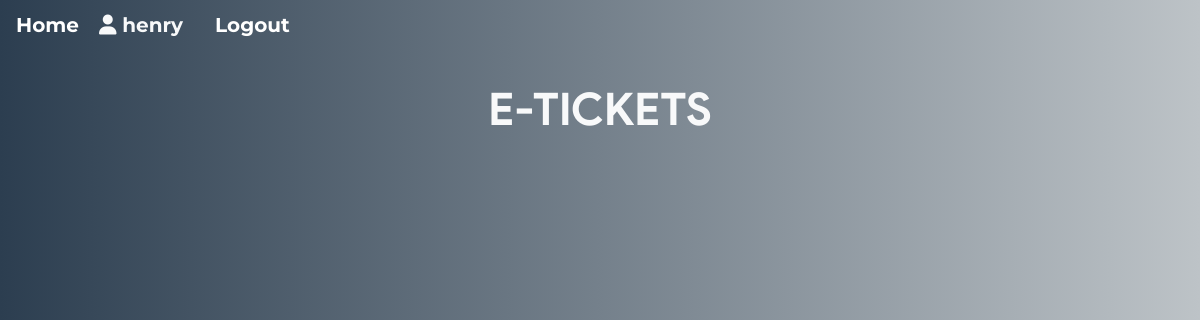
The page /ticket.php (signed in) on the database as committed earlier.
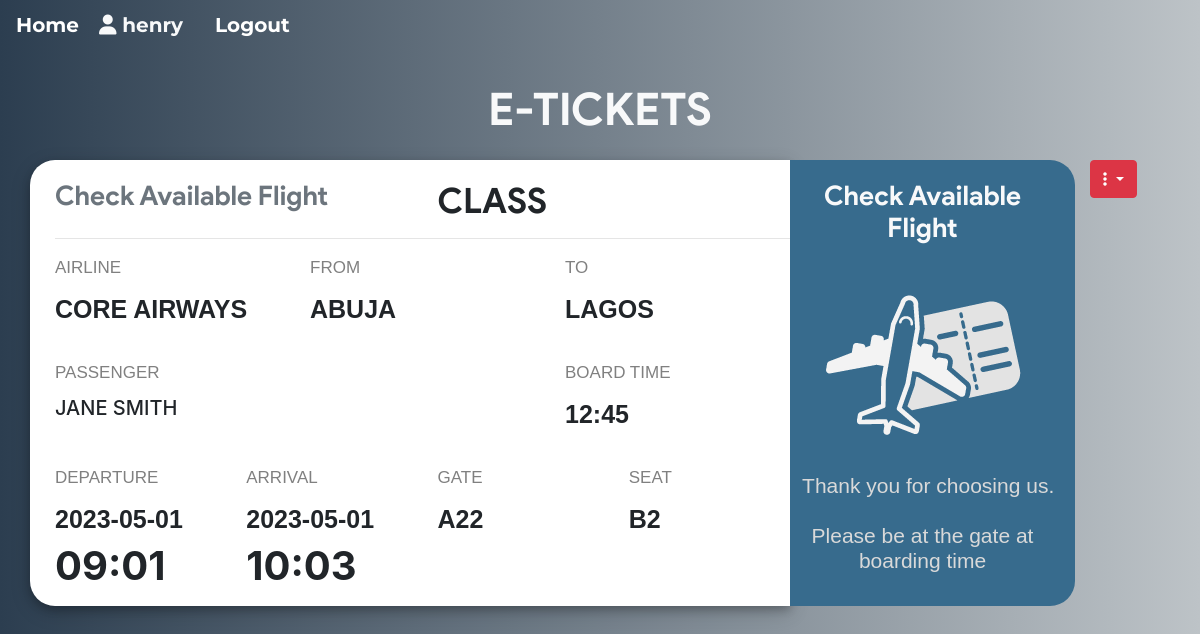
The same page on the database as committed later.
### tables this page shows
CREATE TABLE `ticket` (
  `ticket_id` int(11) NOT NULL AUTO_INCREMENT,
  `passenger_id` int(11) NOT NULL,
  `flight_id` int(11) NOT NULL,
  `user_id` int(11) NOT NULL,
  `seat_no` varchar(10) NOT NULL,
  `cost` int(11) NOT NULL,
  `class` varchar(3) NOT NULL,
  PRIMARY KEY (`ticket_id`),
  KEY `user_id` (`user_id`),
  KEY `flight_id` (`flight_id`),
  KEY `passenger_id` (`passenger_id`),
  CONSTRAINT `ticket_ibfk_1` FOREIGN KEY (`user_id`) REFERENCES `users` (`user_id`),
  CONSTRAINT `ticket_ibfk_2` FOREIGN KEY (`flight_id`) REFERENCES `flight` (`flight_id`),
  CONSTRAINT `ticket_ibfk_3` FOREIGN KEY (`passenger_id`) REFERENCES `passenger_profile` (`passenger_id`) ON DELETE CASCADE
);

CREATE TABLE `flight` (
  `flight_id` int(11) NOT NULL AUTO_INCREMENT,
  `admin_id` int(11) NOT NULL,
  `arrivale` datetime NOT NULL,
  `departure` datetime NOT NULL,
  `Destination` varchar(20) NOT NULL,
  `source` varchar(20) NOT NULL,
  `airline` varchar(20) NOT NULL,
  `Seats` varchar(110) NOT NULL,
  `duration` varchar(20) NOT NULL,
  `Price` int(11) NOT NULL,
  `status` varchar(6) DEFAULT NULL,
  `issue` varchar(50) DEFAULT NULL,
  `last_seat` varchar(5) DEFAULT '',
  `bus_seats` int(11) DEFAULT '20',
  `last_bus_seat` varchar(5) DEFAULT '',
  PRIMARY KEY (`flight_id`),
  KEY `admin_id` (`admin_id`),
  KEY `destination` (`Destination`),
  KEY `source` (`source`),
  CONSTRAINT `flight_ibfk_1` FOREIGN KEY (`admin_id`) REFERENCES `admin` (`admin_id`)
);

CREATE TABLE `passenger_profile` (
  `passenger_id` int(11) NOT NULL AUTO_INCREMENT,
  `user_id` int(11) NOT NULL,
  `flight_id` int(11) NOT NULL,
  `mobile` varchar(110) NOT NULL,
  `dob` datetime NOT NULL,
  `f_name` varchar(20) DEFAULT NULL,
  `m_name` varchar(20) DEFAULT NULL,
  `l_name` varchar(20) DEFAULT NULL,
  PRIMARY KEY (`passenger_id`),
  KEY `user_id` (`user_id`),
  KEY `flight_id` (`flight_id`),
  CONSTRAINT `passenger_profile_ibfk_1` FOREIGN KEY (`user_id`) REFERENCES `users` (`user_id`),
  CONSTRAINT `passenger_profile_ibfk_2` FOREIGN KEY (`flight_id`) REFERENCES `flight` (`flight_id`)
);

### ticket.php (the view, shortened to what the changed rows need)
<main>
  <?php if(isset($_SESSION['userId'])) {
    require 'helpers/init_conn_db.php';
    ?>
    <div class="container mb-5">
    <h1 class="text-center text-light mt-4 mb-4">E-TICKETS</h1>
      <?php
      $sql = 'SELECT * FROM Ticket WHERE user_id=?';
      $stmt = mysqli_stmt_init($conn);
      if(!mysqli_stmt_prepare($stmt,$sql)) {
          header('Location: ticket.php?error=sqlerror');
          exit();
      } else {
          mysqli_stmt_bind_param($stmt,'i',$_SESSION['userId']);
          mysqli_stmt_execute($stmt);
          $result = mysqli_stmt_get_result($stmt);
          while ($row = mysqli_fetch_assoc($result)) {
            $sql_p = 'SELECT * FROM Passenger_profile WHERE passenger_id=?';
            $stmt_p = mysqli_stmt_init($conn);
            if(!mysqli_stmt_prepare($stmt_p,$sql_p)) {
                header('Location: ticket.php?error=sqlerror');
                exit();
            } else {
                mysqli_stmt_bind_param($stmt_p,'i',$row['passenger_id']);
                mysqli_stmt_execute($stmt_p);
                $result_p = mysqli_stmt_get_result($stmt_p);
                if($row_p = mysqli_fetch_assoc($result_p)) {
                  $sql_f = 'SELECT * FROM Flight WHERE flight_id=?';
                  $stmt_f = mysqli_stmt_init($conn);
                  if(!mysqli_stmt_prepare($stmt_f,$sql_f)) {
                      header('Location: ticket.php?error=sqlerror');
                      exit();
                  } else {
                      mysqli_stmt_bind_param($stmt_f,'i',$row['flight_id']);
                      mysqli_stmt_execute($stmt_f);
                      $result_f = mysqli_stmt_get_result($stmt_f);
                      if($row_f = mysqli_fetch_assoc($result_f)) {
                        $date_time_dep = $row_f['departure'];
                        $date_dep = substr($date_time_dep,0,10);
                        $time_dep = substr($date_time_dep,10,6) ;
                        $date_time_arr = $row_f['arrivale'];
                        $date_arr = substr($date_time_arr,0,10);
                        $time_arr = substr($date_time_arr,10,6) ;
                        echo '
                        <div class="row mb-5">
                        <div class="col-8 out">
                            <div class="row ">
                                <div class="col">
                                    <h2 class="text-secondary mb-0 brand">
                                      Check Available Flight</h2>
                                </div>
                                <div class="col">
                                    <h2 class="mb-0">'.$class_txt.' CLASS</h2>
                                </div>
                            </div>
                            <hr>
                            <div class="row mb-3">
                                <div class="col-4">
                                    <p class="head">Airline</p>
                                    <p class="txt">'.$row_f['airline'].'</p>
                                </div>
                                <div class="col-4">
                                    <p class="head">from</p>
                                    <p class="txt">'.$row_f['source'].'</p>
                                </div>
                                <div class="col-4">
                                    <p class="head">to</p>
                                    <p class="txt">'.$row_f['Destination'].'</p>
                                </div>
                            </div>
                            <div class="row mb-3">
                                <div class="col-8">
                                    <p class="head">Passenger</p>
                                    <p class=" h5 text-uppercase">
                                    '.$row_p['f_name'].' '.$row_p['m_name'].' '.$row_p['l_name'].'
                                    </p>
                                </div>
                                <div class="col-4">
                                    <p class="head">board time</p>
                                    <p class="txt">12:45</p>
                                </div>
                            </div>
                            <div class="row">
                                <div class="col-3">
                                    <p class="head">departure</p>
                                    <p class="txt mb-1">'.$date_dep.'</p>
                                    <p class="h1 font-weight-bold mb-3">'.$time_dep.'</p>
                                </div>
                                <div class="col-3">
                                    <p class="head">arrival</p>
                                    <p class="txt mb-1">'.$date_arr.'</p>
                                    <p class="h1 font-weight-bold mb-3">'.$time_arr.'</p>
                                </div>
                                <div class="col-3">
                                    <p class="head">gate</p>
                                    <p class="txt">A22</p>
                                </div>
                                <div class="col-3">
                                    <p class="head">seat</p>
                                    <p class="txt">'.$row['seat_no'].'</p>
                                </div>
                            </div>
                        </div>
                        <div class="col-3 pl-0" style="background-color:#376b8d !important;
                            padding:20px; border-top-right-radius: 25px; border-bottom-right-radius: 25px;">
                            <div class="row">
                                <div class="col">
                                <h2 class="text-light text-center brand">
                                   Check Available Flight</h2>
                                </div>
                            </div>
                            <div class="row justify-content-center">
                                <div class="col-12">
                                    <img src="assets/images/airtic.png" class="mx-auto d-block"
                                    height="200px" width="200px" alt="">
                                </div>
                            </div>
                            <div class="row">
                                <h3 class="text-light2 text-center mt-2 mb-0">
                                &nbsp Thank you for choosing us. </br> </br>
                                    Please be at the gate at boarding time</h3>
                            </div>
                        </div>
                        <div class="col-1">
                            <div class="dropdown">
                                <button class="btn btn-danger dropdown-toggle" type="button"
                                    id="dropdownMenuButton" data-toggle="dropdown"
                                    aria-haspopup="true" aria-expanded="false">
                                    <i class="fa fa-ellipsis-v"></i> </td>
                                </button>
                                            value='.$row['ticket_id'].'>
                                            value='.$row['ticket_id'].'>
                            </div>
                        </div>
                        </div>
                      ' ;
                      }
                  }
                }
            }
          }
      }
       ?>
    </div>
  </main>
  <?php } ?>

Rows that differ between the two databases and show on the page:
now on this page (row edited): ticket: flight.airline "CORE AIRWAYS", flight.source "ABUJA", flight.Destination "LAGOS", passenger.f_name "JANE", passenger.l_name "SMITH", flight.departure "2023-05-01", flight.departure "09:01", flight.arrivale "2023-05-01", flight.arrivale "10:03", seat_no "B2"
